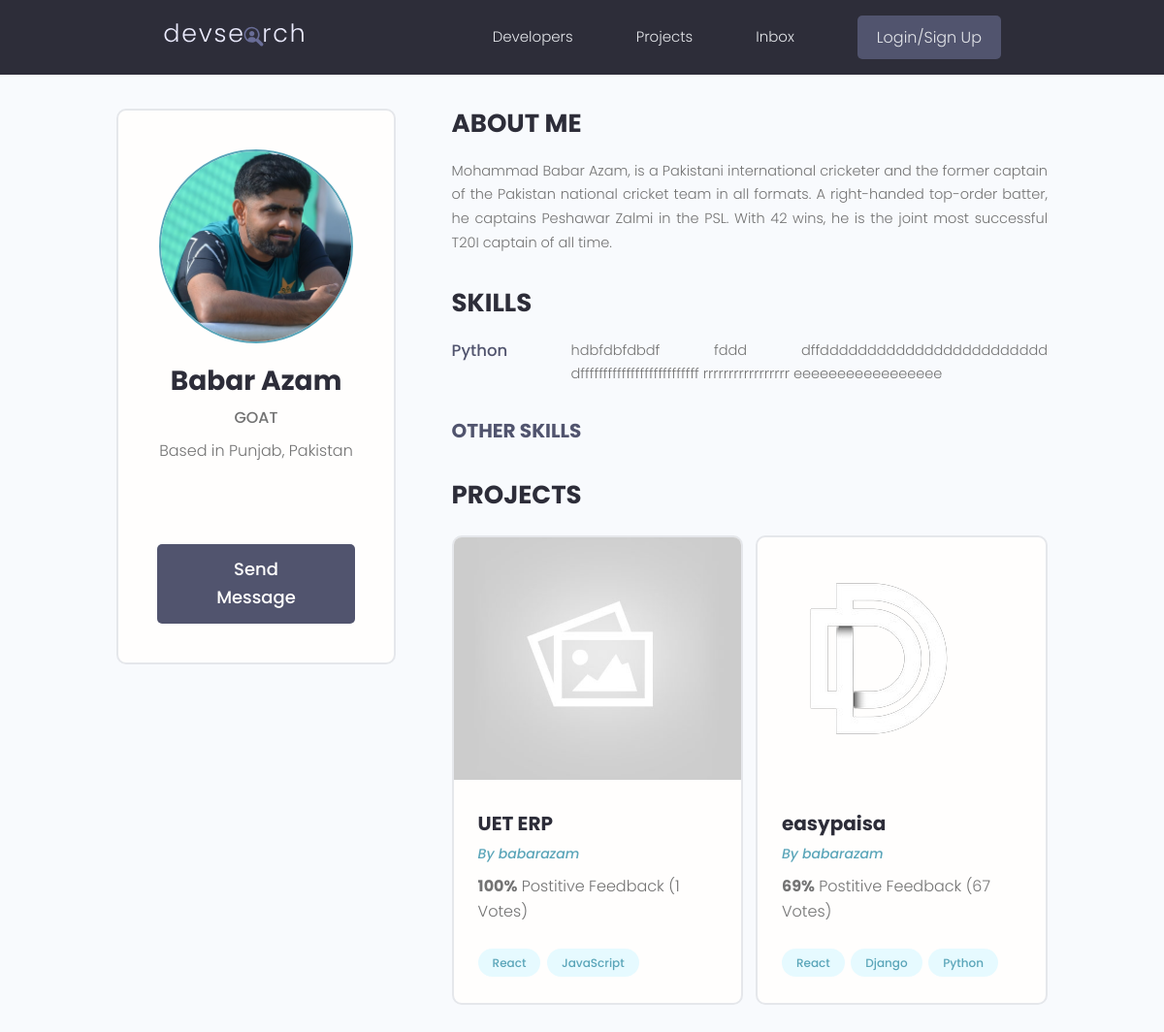
/user-profile/43831776-0338-484f-a078-592fa464ffc4/, run on the app's committed database.
### users/models.py (models this page shows, shortened)
class Profile(models.Model):
    user = models.OneToOneField(User,on_delete=models.CASCADE,null=True,blank=True)
    name = models.CharField(max_length=200,null=True,blank=True)
    email = models.EmailField(max_length=200,unique = True,null=True,blank=True)
    username = models.CharField(max_length=200,null=True,blank=True)
    headline = models.CharField(max_length=200,null=True,blank=True)
    bio = models.TextField(null=True,blank=True)
    location = models.CharField(max_length=200,null=True,blank=True)
    profile_image = models.ImageField(max_length=200,null=True,blank=True,upload_to='profiles/',default='default_profile.png')
    social_github = models.CharField(max_length=200,null=True,blank=True)
    social_twitter = models.CharField(max_length=200,null=True,blank=True)
    social_linkedin = models.CharField(max_length=200,null=True,blank=True)
    social_youtube = models.CharField(max_length=200,null=True,blank=True)
    social_website = models.CharField(max_length=200,null=True,blank=True)
    created = models.DateTimeField(auto_now_add=True)
    id = models.UUIDField(default=uuid.uuid4,unique=True,primary_key=True,editable=False)
    def __str__(self):
        return str(self.user.username)

class Skills(models.Model):
    owner = models.ForeignKey(Profile, on_delete=models.CASCADE,null=True,blank=True)
    name = models.CharField(max_length=200,null=True,blank=True)
    description = models.TextField(null=True,blank=True)
    created = models.DateTimeField(auto_now_add=True)
    id = models.UUIDField(default=uuid.uuid4,unique=True,primary_key=True,editable=False)

### app2024/models.py (models this page shows, shortened)
class Project(models.Model):
    owner = models.ForeignKey(Profile,null=True,blank=True,on_delete=models.SET_NULL)
    title = models.CharField(max_length=200)
    description = models.TextField(null=True,blank=True)
    demo_link = models.CharField(max_length=2000,null=True,blank=True)
    source_link = models.CharField(max_length=2000,null=True,blank=True)
    featured_image = models.ImageField(null=True,blank=True,default='default.jpg')
    tags = models.ManyToManyField('Tag',blank=True)
    vote_total = models.IntegerField(default = 0,null=True,blank=True)
    vote_ratio = models.IntegerField(default = 0,null=True,blank=True)
    created = models.DateTimeField(auto_now_add=True)
    id = models.UUIDField(default=uuid.uuid4,unique=True,primary_key=True,editable=False)
    class Meta:
        ordering = ['-vote_ratio','-vote_total']

class Tag(models.Model):
    name = models.CharField(max_length = 200)
    created = models.DateTimeField(auto_now_add=True)
    id = models.UUIDField(default=uuid.uuid4,unique=True,primary_key=True,editable=False)
    def __str__(self):
        return self.name

### users/views.py (the view)
# urls.py: path('user-profile/<str:pk>/', views.userProfile, name='user-profile'),
def userProfile(request, pk):
    profile = Profile.objects.get(id = pk)
    topSkills = profile.skills_set.exclude(description__exact="")
    otherSkills = profile.skills_set.filter(description="")
    context = {'page' : 'Profile', 'profile': profile,'topSkills': topSkills,'otherSkills': otherSkills}
    return render(request, 'user_profile.html', context)

### users/templates/user_profile.html (shortened to what this page needs)
{% extends "base.html" %}
{% block content %}
  <main class="profile my-md">
    <div class="container">
      <div class="layout">
        <div class="column column--1of3">
          <div class="card text-center">
            <div class="card__body dev">
              <img class="avatar avatar--xl" src="{{ profile.profile_image.url }}" />
              <h2 class="dev__name">{{ profile.name }}</h2>
              <p class="dev__title">{{ profile.headline }}</p>
              <p class="dev__location">Based in {{ profile.location }}</p>
              <ul class="dev__social">
              </ul>
              {% if request.user.profile.id != profile.id %}
              <a href="{% url 'create-message' profile.id %}" class="btn btn--sub btn--lg">Send Message</a>
              {% endif %}
            </div>
          </div>
        </div>
        <div class="column column--2of3">
          <div class="devInfo">
            <h3 class="devInfo__title">About Me</h3>
            <p class="devInfo__about">
              {{ profile.bio }}
            </p>
          </div>
          <div class="devInfo">
            <h3 class="devInfo__title">Skills</h3>
            <div class="devInfo__skills">
              {% for skill in topSkills %}
              <div class="devSkill">
                <h4 class="devSkill__title">{{ skill.name }}</h4>
                <p class="devSkill__info">
                  {{ skill.description }}
                </p>
              </div>
              {% endfor %}
              <h3 class="devInfo__subtitle">Other Skills</h3>
            </div>
          </div>
          <div class="devInfo">
            <h3 class="devInfo__title">Projects</h3>
            <div class="grid grid--two">
              {% for project in profile.project_set.all %}
              <div class="column">
                <div class="card project">
                  <a href="single-project.html" class="project">
                    <img class="project__thumbnail" src="{{ project.featured_image.url }}" alt="project thumbnail" />
                    <div class="card__body">
                      <h3 class="project__title">{{ project.title }}</h3>
                      <p><a class="project__author" href="{% url 'user-profile' project.owner.id %}">By {{ project.owner }}</a></p>
                      <p class="project--rating">
                        <span style="font-weight: bold;">{{project.vote_ratio}}%</span> Postitive
                        Feedback ({{project.vote_total}} Votes)
                      </p>
                      <div class="project__tags">
                        {% for tag in project.tags.all %}
                        <span class="tag tag--pill tag--main">
                          <small>{{tag}}</small>
                        </span>
                        {% endfor %}
                      </div>
                    </div>
                  </a>
                </div>
              </div>
              {% endfor %}
            </div>
          </div>
        </div>
      </div>
    </div>
  </main>
{% endblock content %}

### static/styles/app.css (style rules this page uses)
:root { --color-sub: #2d2d39; }
.btn--sub { background-color: var(--color-sub-light); }
.card { border: 2px solid var(--color-light); }
img { width: 100%; }
.profile .card > .dev { padding: 4rem; }
.dev__name { color: var(--color-sub); font-size: 2.8rem; font-weight: 700; margin-top: 1rem; margin-bottom: 0.5rem; }
.dev__title { font-size: 1.6rem; font-weight: 500; line-height: 1.3; }
.dev__location { margin-top: 1rem; }
.dev__social { margin: 3rem 0; list-style: none; display: flex; justify-content: center; gap: 1.5rem; }
.devInfo { margin-bottom: 3rem; }
.devInfo__title, .devInfo__subtitle { font-size: 2.6rem; color: var(--color-sub); text-transform: uppercase; font-weight: 700; margin-bottom: 1.5rem; }
.devInfo__subtitle { font-size: 2rem; color: var(--color-sub-light); }
.devInfo__about, .devSkill__info { font-size: 1.45rem; line-height: 1.7; text-align: justify; }
.devSkill { margin-bottom: 3rem; }
.devSkill__title { font-size: 1.65rem; font-weight: 500; color: var(--color-sub-light); }
@media screen and (min-width: 700px) { .devSkill { display: flex; justify-content: space-between; gap: 3rem; } }
@media screen and (min-width: 700px) { .devSkill__info { flex-basis: 80%; } }
.project__author { font-size: 1.4rem; font-style: italic; }
.project--rating { margin-bottom: 1.6em; margin-top: .5em; }
.project__thumbnail { height: 25rem; object-fit: cover; object-position: top center; }
.project__title { font-size: 2rem; font-weight: 700; color: var(--color-sub); }

### static/uikit/styles/modules/_variables.css (style rules this page uses)
:root { --color-main: #5aa5b9; --color-main-light: #e6faff; --color-sub: #3f4156; --color-sub-light: #51546e; --color-sub-lighter: #ededfd; --color-text: #737373; --color-gray: #8b8b8b; --color-light: #e5e7eb; --color-light-gray: #767676; --color-bg: #f8fafd; --color-white: #fffefd; --color-white-light: #f3f3f3; --color-success: #359e64; --color-success-bg: #def8e8; --color-error: #fc4b0b; --color-error-bg: #fff2ee; --font-base: 'Poppins', arial, helvetica, 'Segoe UI', roboto, ubuntu, sans-serif; --font-monospace: 'Fira Code', 'Courier New', courier, monospace; --font-regular: 300; --font-medium: 500; --font-bold: 700; --generic-shadow: 1px 1px 5px #00000010; --generic-transition: all 0.3s ease-in-out; }

### static/uikit/styles/modules/_base.css (style rules this page uses)
* { margin: 0; padding: 0; box-sizing: border-box; text-rendering: optimizeLegibility; color: inherit; font-size: inherit; }
html { font-size: 50%; }
@media only screen and (min-width: 480px) { html { font-size: 56.25%; } }
@media only screen and (min-width: 1200px) { html { font-size: 62.5%; } }
body { line-height: 1.6; font-weight: 400; font-size: 1.5rem; color: var(--color-text); background-color: var(--color-bg); min-height: 100vh; }

### static/uikit/styles/modules/_typography.css (style rules this page uses)
* { font-family: var(--font-base); }
h2 { font-size: 3.6rem; font-weight: var(--font-bold); }
h3 { font-size: 3.2rem; font-weight: var(--font-medium); }
h4 { font-size: 2.8rem; font-weight: var(--font-medium); }
p, span, strong { font-size: 1.6rem; color: var(--color-text); font-weight: var(--font-regular); }
a { padding-bottom: 2px; text-decoration: none; display: inline-block; color: var(--color-main); font-weight: var(--font-medium); }

### static/uikit/styles/modules/_utilities.css (style rules this page uses)
.container { width: 92%; max-width: 165rem; margin: 0 auto; box-sizing: border-box; }
@media screen and (min-width: 1000px) { .container { width: 90%; } }
@media screen and (min-width: 1200px) { .container { width: 80%; } }
.text-center { text-align: center; }
.my-md { margin: 3rem auto; }

### static/uikit/styles/modules/_avatar.css (style rules this page uses)
.avatar { border-radius: 50%; border: 2px solid var(--color-main); object-fit: cover; }
.avatar--xl { height: 20rem; width: 20rem; }

### static/uikit/styles/modules/_button.css (style rules this page uses)
.btn { display: inline-block; position: relative; cursor: pointer; background-color: var(--color-light); font-weight: var(--font-medium); color: var(--color-sub); text-decoration: none; padding: 1rem 2rem; border-radius: 0.5rem; border: none; width: -webkit-fit-content; width: -moz-fit-content; width: fit-content; height: -webkit-fit-content; height: -moz-fit-content; height: fit-content; font-size: 1.6rem; outline-width: 0; outline-color: transparent; -webkit-backface-visibility: hidden; backface-visibility: hidden; transition: all 0.3s ease-in-out; }
.btn--sub { background-color: var(--color-sub); color: var(--color-white); }
.btn--lg { font-size: 1.8rem; padding: 1.2rem 4.5rem; }

### static/uikit/styles/modules/_card.css (style rules this page uses)
.card { border-radius: 1rem; background-color: var(--color-white); border: 1.5px solid var(--color-light); width: auto; height: auto; margin-top: 0.5rem; margin-bottom: 0.5rem; overflow: hidden; }
.card__body, .card__header { padding: 2rem 2.5rem; }

### data on the page
Profile: profile_image (picture), name "Babar Azam", headline "GOAT", location "Punjab, Pakistan", bio "Mohammad Babar Azam, is a Pakistani international cricketer and the former captain of the Pakistan national cricket team in all formats. A right-handed top-order batter, he captains Peshawar Zalmi in the PSL. With 42 wins, he is the joint most successful T20I captain of all time."
Skills: name "Python", description "hdbfdbfdbdf fddd dffdddddddddddddddddddddddd dffffffffffffffffffffffffff rrrrrrrrrrrrrrrrr eeeeeeeeeeeeeeeee"
Project: featured_image (placeholder picture), title "UET ERP", owner "babarazam", vote_ratio "100", vote_total "1"
Tag: name "React"
Tag: name "JavaScript"
Project: featured_image (picture), title "easypaisa", owner "babarazam", vote_ratio "69", vote_total "67"
Tag: name "Django"
Tag: name "Python"
